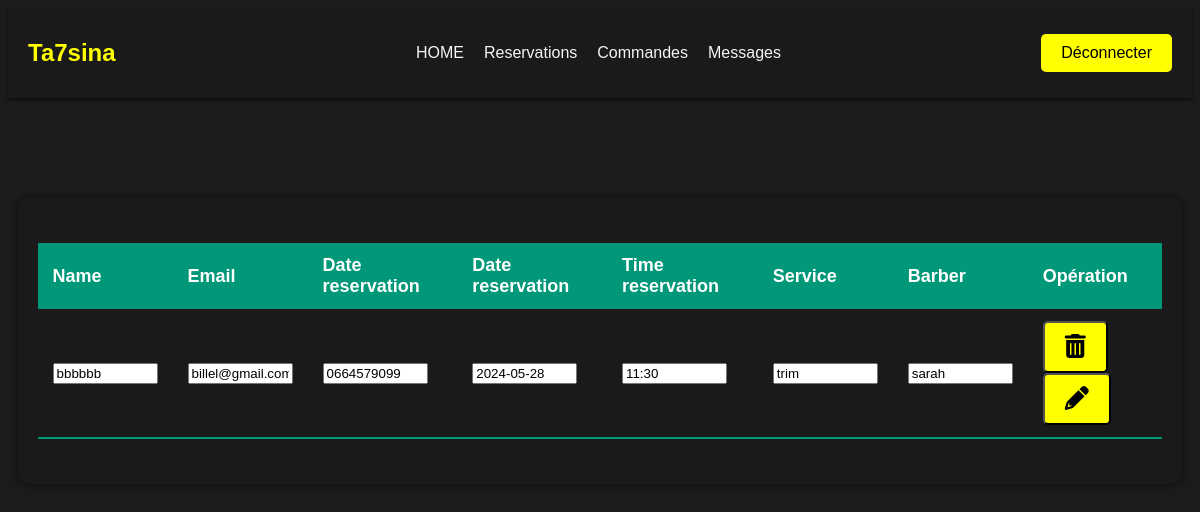
The app's page /reservation.php (signed in) with its own data.
### tables this page shows
CREATE TABLE IF NOT EXISTS `reservation` (
  `name` varchar(50) NOT NULL,
  `email` varchar(50) NOT NULL,
  `date_reservation` varchar(50) NOT NULL,
  `time_reservation` varchar(50) NOT NULL,
  `service` varchar(50) NOT NULL,
  `barber` varchar(50) NOT NULL,
  `numero_tlf` varchar(50) NOT NULL,
  `id` int(11) NOT NULL AUTO_INCREMENT,
  PRIMARY KEY (`id`),
  UNIQUE KEY `date_reservation` (`date_reservation`,`time_reservation`,`barber`)
);

### reservation.php (the view, shortened to what this page needs)
<?php
    $servername = "localhost";
    $username = "root";
    $password = "";
    $dbname = "ta7sina";
    try{
        $pdo = new PDO("mysql:host=$servername;dbname=$dbname", $username, $password);
        $pdo->setAttribute(PDO::ATTR_ERRMODE, PDO::ERRMODE_EXCEPTION);
    }catch(PDOException $e) {
        echo "Connection failed: " . $e->getMessage();
    }
?>
<!DOCTYPE html>
<html lang="en">
<head>
    <link rel="stylesheet" href="admin.css">
    <link rel="stylesheet" href="https://cdnjs.cloudflare.com/ajax/libs/font-awesome/6.0.0-beta3/css/all.min.css">
</head>
<body>
    <header>
        <div class="logo">
            <a href="ta7sina.html">Ta7sina </a>
        </div>
        <ul class="menu">
            <li><a href="home.php">HOME</a></li>
            <li><a href="reservation.php">Reservations</a></li>
            <li><a href="commande.php">Commandes</a></li>
            <li><a href="message.php">Messages</a></li>
        </ul>
        <a href="deconnecter.php" class="btn-reservation">Déconnecter</a>
    </header>
        <div class="containerReservation">
            <?php
                try{
                    echo '<table class="styled-table">
        <thead>
            <tr>
                <th>Name</th>
                <th>Email</th>
                <th>Date reservation</th>
                <th>Date reservation</th>
                <th>Time reservation</th>
                <th>Service</th>
                <th>Barber</th>
                <th>Opération</th>
            </tr>
        </thead>
        <tbody>';
                    $sql = "SELECT * FROM reservation";
                    $stmt = $pdo->prepare($sql);
                    $stmt->execute();
                    $stmt->setFetchMode(PDO::FETCH_ASSOC);
                    if ($stmt->rowCount() > 0) {
                        while ($row = $stmt->fetch()) {
                            echo '<form action="supprimerReservation.php" method="post"><tr>
                <td><input type="text" value="'.$row["name"].'" name="name" size="10" /></td>
                <td><input type="text" value="'.$row["email"].'" name="email" size="10" /></td>
                <td><input type="text" value="'.$row["numero_tlf"].'" name="numero_tlf" size="10" /></td>
                <td><input type="text" value="'.$row["date_reservation"].'" name="date_reservation" size="10" /></td>
                <td><input type="text" value="'.$row["time_reservation"].'" name="time_reservation" size="10" /></td>
                <td><input type="text" value="'.$row["service"].'" name="service" size="10" /></td>
                <td><input type="text" value="'.$row["barber"].'" name="barber" size="10" /></td>
                <td><input type="hidden" value="'.$row["id"].'" name="id" /><button name="btnS" type="submit" class="btn-reservation" style="font-size:24px"><i class="fas fa-trash-alt"></i></button><button name="btnM" type="submit" class="btn-reservation" style="font-size:24px"><i class="fas fa-pencil-alt"></i></button></td>
            </tr></form>';
                        }
                    }
                    echo '</tbody>
    </table>';
                }catch(PDOException $e){
                    echo "Query failed: " . $e->getMessage();
                }
            ?>
        </div>
    </body>
    </html>

### admin.css (style rules this page uses)
body { background-color: #1c1c1a; color: #fff; font-family: 'IBM Plex Sans Arabic', sans-serif; overflow-x: hidden; position: relative; }
header { display: flex; justify-content: space-between; align-items: center; padding: 20px; background-color: #1a1a1a; box-shadow: 0 2px 4px rgba(0, 0, 0, 0.6); position: sticky; top: 0; z-index: 1000; }
.logo a { color: yellow; text-decoration: none; font-size: 24px; font-weight: bold; }
.menu { list-style: none; display: flex; gap: 20px; }
.menu li { display: inline; }
.menu a { color: #f5f5f5; text-decoration: none; font-size: 16px; transition: color 0.3s ease; }
.btn-reservation { padding: 10px 20px; background-color: yellow; color: #000; text-decoration: none; border-radius: 5px; transition: background-color 0.3s ease; }
.containerReservation { margin: 100px auto; width: 95%; background-color: #1a1a1a; padding: 20px; border-radius: 10px; box-shadow: 0px 0px 10px rgba(0, 0, 0, 0.6); }

### reservation.php (style rules this page uses)
.styled-table { width: 100%; border-collapse: collapse; margin: 25px 0; font-size: 18px; text-align: left; }
.styled-table th, .styled-table td { padding: 12px 15px; }
.styled-table thead tr { background-color: #009879; color: #ffffff; text-align: left; }
.styled-table tbody tr { border-bottom: 1px solid #dddddd; }
.styled-table tbody tr:last-of-type { border-bottom: 2px solid #009879; }

### records on screen
reservation: name "bbbbbb", email "billel@gmail.com", numero_tlf "0664579099", date_reservation "2024-05-28", time_reservation "11:30", service "trim", barber "sarah"
